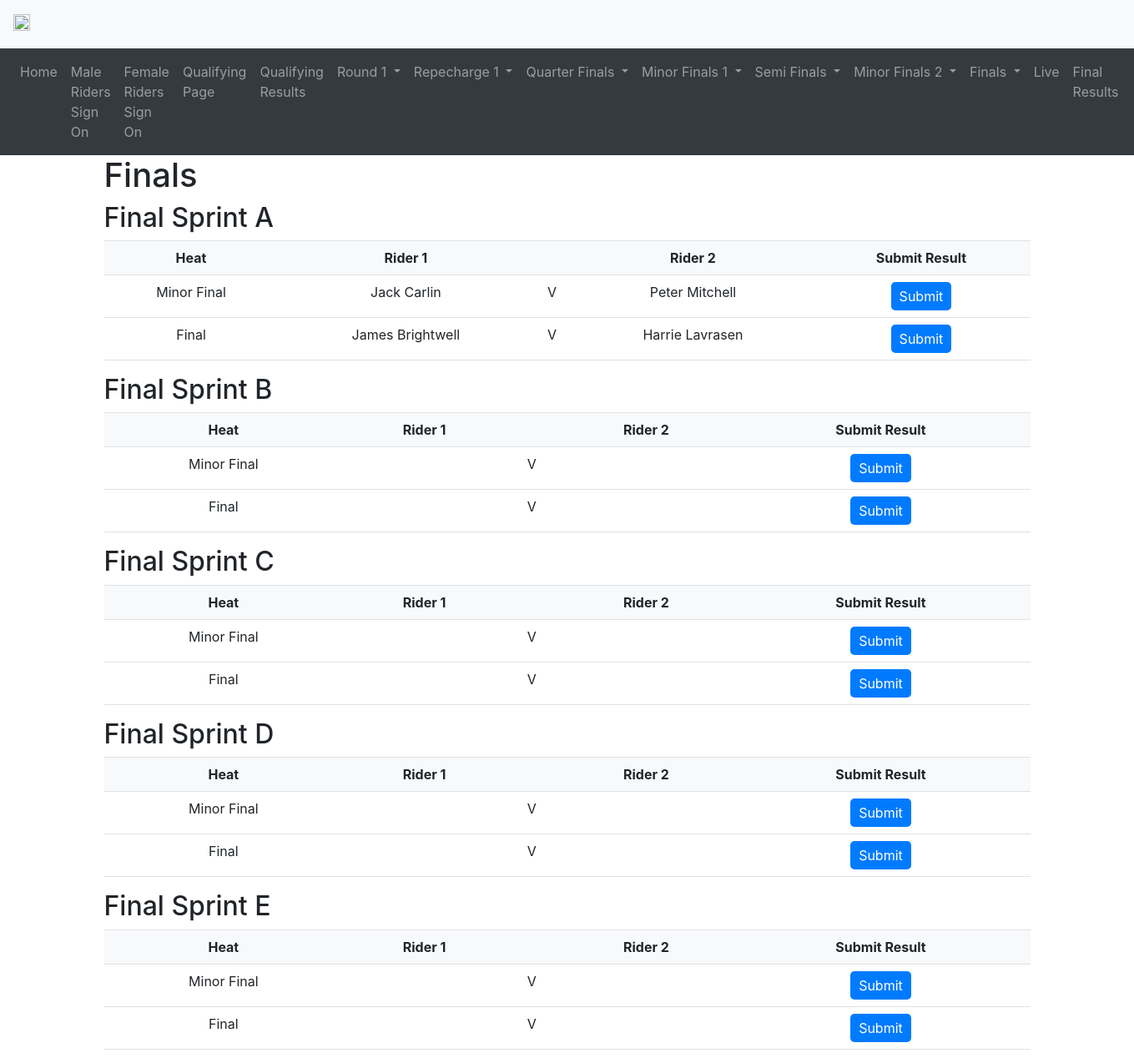
The app's page /finals with its own data.
### main.py (models this page shows, shortened)
class RidersMale(Base):
    __tablename__ = 'riders_male'
    rider_number = db.Column(db.Integer, primary_key=True)
    rider_name = db.Column(db.String(50))
    rider_club = db.Column(db.String(50))
    signed_on = db.Column(db.String(50), default='No')
    qualifying_time = db.Column(db.Numeric(precision=3, asdecimal=False), nullable=True)
    seeding = db.Column(db.Integer)
    sprint_category = db.Column(db.String(50))
    round_1_pairing = db.Column(db.Integer, nullable=True)
    round_1_seeding = db.Column(db.Integer, nullable=True)
    quarter_final_seeding = db.Column(db.Integer, nullable=True)
    semi_final_seeding = db.Column(db.Integer, nullable=True)
    final_seeding = db.Column(db.Integer, nullable=True)
    final_result = db.Column(db.Integer, nullable=True)

### main.py (the view)
@app.route('/finals', methods=['GET', 'POST'])
def finals():
    with engine.connect() as connection:
        sprint_categories = connection.execute(
            text("SELECT DISTINCT sprint_category FROM riders_male WHERE final_seeding IS NOT NULL")
        ).fetchall()
        all_final_pairings = {}
        for category in sprint_categories:
            riders_for_finals = connection.execute(
                text("SELECT rider_name, final_seeding FROM riders_male WHERE sprint_category = :sprint_category ORDER BY final_seeding ASC"),
                {"sprint_category": category[0]}
            ).fetchall()
            total_riders = len(riders_for_finals)
            seeding_structure = final_seeding_structure(total_riders)
            if seeding_structure:  # checking if seeding_structure is not None
                final_heats = {}
                for index, (heat, seeds) in enumerate(seeding_structure.items()):
                    heat_name = "Final" if index == 1 else "Minor Final"  # Renaming based on index
                    final_heats[heat_name] = [rider[0] for rider in riders_for_finals if rider[1] in seeds]
                all_final_pairings[category[0]] = final_heats
                print(all_final_pairings)
            else:
                pass  # or logging.warning(f"Seeding structure was unexpected for category {category[0]} with {total_riders} riders")
    return render_template('finals.html', finals=all_final_pairings)

### main.py (called while the page is built)
def final_seeding_structure(total_riders):
    if 6 <= total_riders <= 17:
        return {
            'Minor Final': [3, 4],
            'Final': [1, 2]
        }
    else:
        return None  # or you might want to handle this differently if total_riders is not within the expected range

### templates/finals.html (shortened to what this page needs)
{% extends "base.html" %}
{% block content %}
<h1>Finals</h1>
<div class="table-container">
    {% set sorted_categories = finals.keys() | sort %}
    {% for sprint_category in sorted_categories %}
      {% set heats = finals[sprint_category] %}
      <h2>Final Sprint {{ sprint_category }}</h2>
      <table class="table" id="finals{{ sprint_category }}Table">
        <thead>
          <tr>
            <th class="heat">Heat</th>
            <th class="rider-1">Rider 1</th>
            <th class="col-v"></th>
            <th class="rider-2">Rider 2</th>
            <th class="submit">Submit Result</th>
          </tr>
        </thead>
        <tbody>
          {% for heat, riders in heats.items() %}
            <tr>
              <td class="heat">{{ heat }}</td>
              {% if riders[0] != "BYE" %}
                <td onclick="selectRider(this, 'finals{{ sprint_category }}Table')">
                  {{ riders[0] }}
                </td>
              {% else %}
                <td></td>
              {% endif %}
              <td class="col-v">V</td>
              {% if riders[1] != "BYE" %}
                <td onclick="selectRider(this, 'finals{{ sprint_category }}Table')">
                  {{ riders[1] }}
                </td>
              {% else %}
                <td></td>
              {% endif %}
              <td class="submit">
                <button type="button" onclick="confirmResult(this)">Submit</button>
              </td>
            </tr>
          {% endfor %}
        </tbody>
      </table>
    {% endfor %}
  </div>
{% endblock %}

### templates/base.html (style rules this page uses)
tr { page-break-inside: avoid; }

### templates/finals.html (style rules this page uses)
table.table { border-collapse: collapse; width: 100%; }
table.table thead { background-color: #f8f9fa; }
table.table th, table.table td { padding: 8px; text-align: center; border-bottom: 1px solid #dee2e6; }
table.table th.col-v, table.table td.col-v, table.table th.col-rider-2, table.table td.col-rider-2, table.table th.col-rider-3, table.table td.col-rider-3 { padding-left: 4px; margin-left: 0px; }
table.table th { font-weight: bold; }
table.table td { vertical-align: top; }
button { padding: 5px 10px; border: none; border-radius: 5px; color: #fff; background-color: #007bff; transition: background-color 0.3s; }

### records on screen
RidersMale: rider_name "Jack Carlin"
RidersMale: rider_name "Peter Mitchell"
RidersMale: rider_name "James Brightwell"
RidersMale: rider_name "Harrie Lavrasen"

### other values on screen
{{ sprint_category }} "A" "B" "C" "D" "E"
{{ heat }} "Minor Final" "Final" "Minor Final" "Final" "Minor Final" "Final" "Minor Final" "Final" "Minor Final" "Final"
